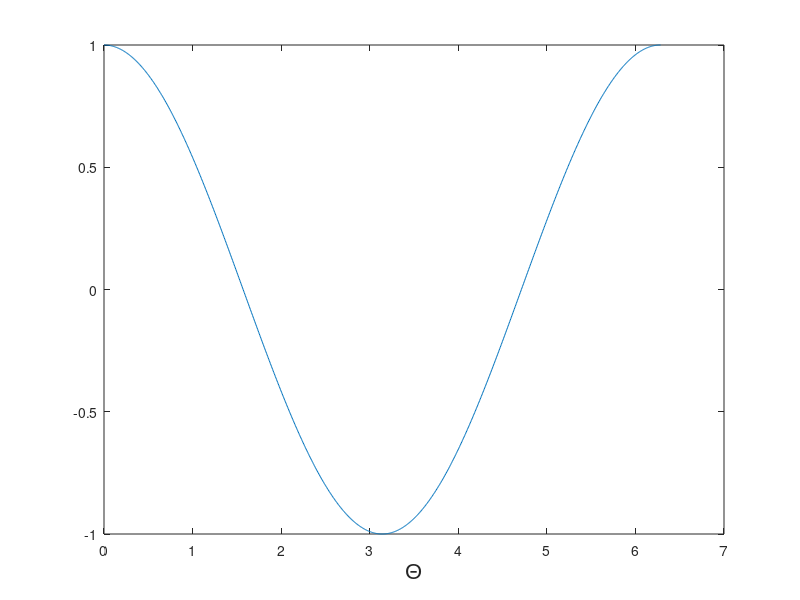

Here is the MATLAB script that generated this plot:
close all,clear all

theta = 0:2*pi/1000:2*pi;
a = cos(theta)

plot(theta,a)
xlabel('\Theta','FontName','Arial','FontSize',16)
